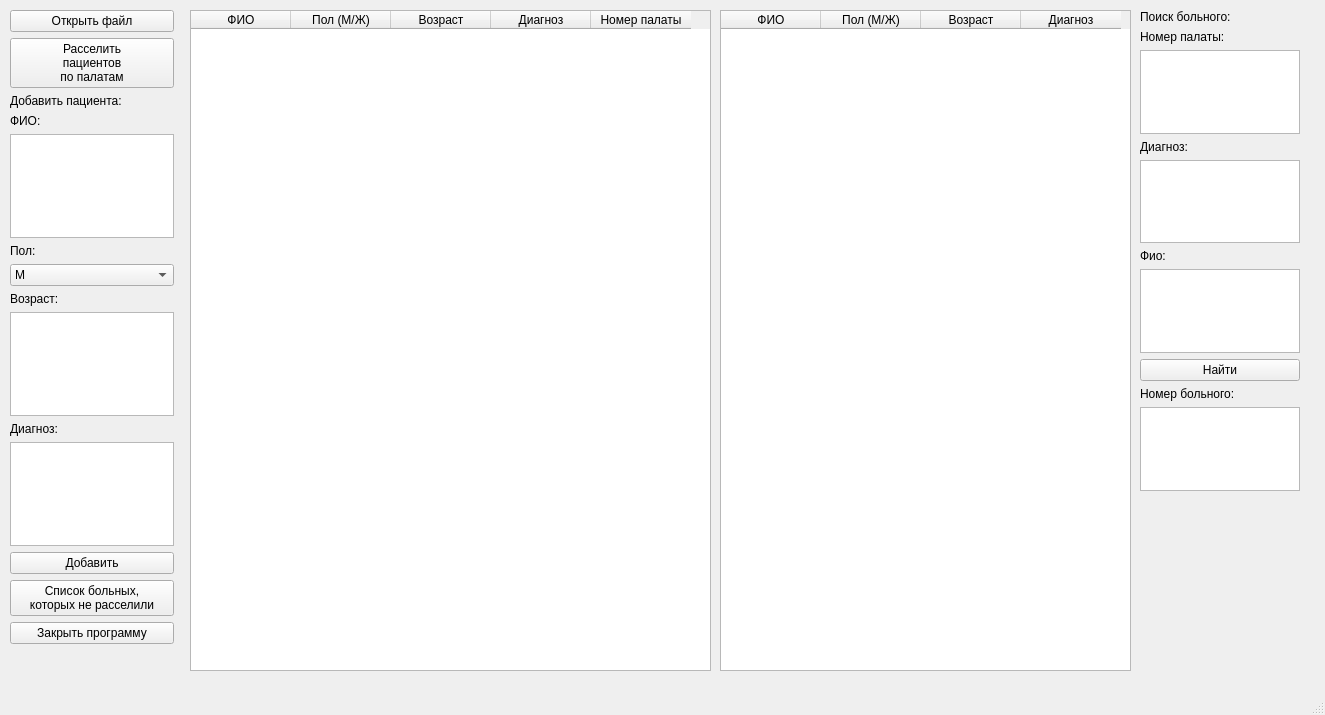
<?xml version="1.0" encoding="UTF-8"?>
<ui version="4.0">
 <class>MainWindow</class>
 <widget class="QMainWindow" name="MainWindow">
  <property name="geometry">
   <rect>
    <x>0</x>
    <y>0</y>
    <width>1325</width>
    <height>715</height>
   </rect>
  </property>
  <property name="windowTitle">
   <string>MainWindow</string>
  </property>
  <widget class="QWidget" name="centralwidget">
   <widget class="QTableWidget" name="tableWidget">
    <property name="geometry">
     <rect>
      <x>190</x>
      <y>10</y>
      <width>521</width>
      <height>661</height>
     </rect>
    </property>
    <column>
     <property name="text">
      <string>ФИО</string>
     </property>
    </column>
    <column>
     <property name="text">
      <string>Пол (М/Ж)</string>
     </property>
    </column>
    <column>
     <property name="text">
      <string>Возраст</string>
     </property>
    </column>
    <column>
     <property name="text">
      <string>Диагноз</string>
     </property>
    </column>
    <column>
     <property name="text">
      <string>Номер палаты</string>
     </property>
    </column>
   </widget>
   <widget class="QWidget" name="verticalLayoutWidget">
    <property name="geometry">
     <rect>
      <x>10</x>
      <y>10</y>
      <width>164</width>
      <height>634</height>
     </rect>
    </property>
    <layout class="QVBoxLayout" name="verticalLayout">
     <item>
      <widget class="QPushButton" name="pushButton">
       <property name="text">
        <string>Открыть файл</string>
       </property>
      </widget>
     </item>
     <item>
      <widget class="QPushButton" name="pushButton_3">
       <property name="text">
        <string>Расселить
пациентов 
по палатам</string>
       </property>
      </widget>
     </item>
     <item>
      <widget class="QLabel" name="label">
       <property name="text">
        <string>&lt;html&gt;&lt;head/&gt;&lt;body&gt;&lt;p&gt;Добавить пациента:&lt;/p&gt;&lt;/body&gt;&lt;/html&gt;</string>
       </property>
      </widget>
     </item>
     <item>
      <widget class="QLabel" name="label_2">
       <property name="text">
        <string>ФИО:</string>
       </property>
      </widget>
     </item>
     <item>
      <widget class="QTextEdit" name="textEdit"/>
     </item>
     <item>
      <widget class="QLabel" name="label_3">
       <property name="text">
        <string>Пол:</string>
       </property>
      </widget>
     </item>
     <item>
      <widget class="QComboBox" name="comboBox">
       <item>
        <property name="text">
         <string>М</string>
        </property>
       </item>
       <item>
        <property name="text">
         <string>Ж</string>
        </property>
       </item>
      </widget>
     </item>
     <item>
      <widget class="QLabel" name="label_4">
       <property name="text">
        <string>Возраст:</string>
       </property>
      </widget>
     </item>
     <item>
      <widget class="QTextEdit" name="textEdit_3"/>
     </item>
     <item>
      <widget class="QLabel" name="label_5">
       <property name="text">
        <string>Диагноз:</string>
       </property>
      </widget>
     </item>
     <item>
      <widget class="QTextEdit" name="textEdit_4"/>
     </item>
     <item>
      <widget class="QPushButton" name="pushButton_4">
       <property name="text">
        <string>Добавить</string>
       </property>
      </widget>
     </item>
     <item>
      <widget class="QPushButton" name="pushButton_5">
       <property name="text">
        <string>Список больных,
которых не расселили</string>
       </property>
      </widget>
     </item>
     <item>
      <widget class="QPushButton" name="pushButton_2">
       <property name="text">
        <string>Закрыть программу</string>
       </property>
      </widget>
     </item>
    </layout>
   </widget>
   <widget class="QTableWidget" name="tableWidget_2">
    <property name="geometry">
     <rect>
      <x>720</x>
      <y>10</y>
      <width>411</width>
      <height>661</height>
     </rect>
    </property>
    <column>
     <property name="text">
      <string>ФИО</string>
     </property>
    </column>
    <column>
     <property name="text">
      <string>Пол (М/Ж)</string>
     </property>
    </column>
    <column>
     <property name="text">
      <string>Возраст</string>
     </property>
    </column>
    <column>
     <property name="text">
      <string>Диагноз</string>
     </property>
    </column>
   </widget>
   <widget class="QWidget" name="verticalLayoutWidget_2">
    <property name="geometry">
     <rect>
      <x>1140</x>
      <y>10</y>
      <width>160</width>
      <height>481</height>
     </rect>
    </property>
    <layout class="QVBoxLayout" name="verticalLayout_2">
     <item>
      <widget class="QLabel" name="label_6">
       <property name="text">
        <string>Поиск больного:</string>
       </property>
      </widget>
     </item>
     <item>
      <widget class="QLabel" name="label_7">
       <property name="text">
        <string>Номер палаты:</string>
       </property>
      </widget>
     </item>
     <item>
      <widget class="QTextEdit" name="textEdit_2"/>
     </item>
     <item>
      <widget class="QLabel" name="label_8">
       <property name="text">
        <string>Диагноз:</string>
       </property>
      </widget>
     </item>
     <item>
      <widget class="QTextEdit" name="textEdit_5"/>
     </item>
     <item>
      <widget class="QLabel" name="label_9">
       <property name="text">
        <string>Фио:</string>
       </property>
      </widget>
     </item>
     <item>
      <widget class="QTextEdit" name="textEdit_6"/>
     </item>
     <item>
      <widget class="QPushButton" name="pushButton_6">
       <property name="text">
        <string>Найти</string>
       </property>
      </widget>
     </item>
     <item>
      <widget class="QLabel" name="label_10">
       <property name="text">
        <string>Номер больного:</string>
       </property>
      </widget>
     </item>
     <item>
      <widget class="QTextBrowser" name="textBrowser"/>
     </item>
    </layout>
   </widget>
  </widget>
  <widget class="QMenuBar" name="menubar">
   <property name="geometry">
    <rect>
     <x>0</x>
     <y>0</y>
     <width>1325</width>
     <height>23</height>
    </rect>
   </property>
  </widget>
  <widget class="QStatusBar" name="statusbar"/>
 </widget>
 <resources/>
 <connections/>
</ui>
